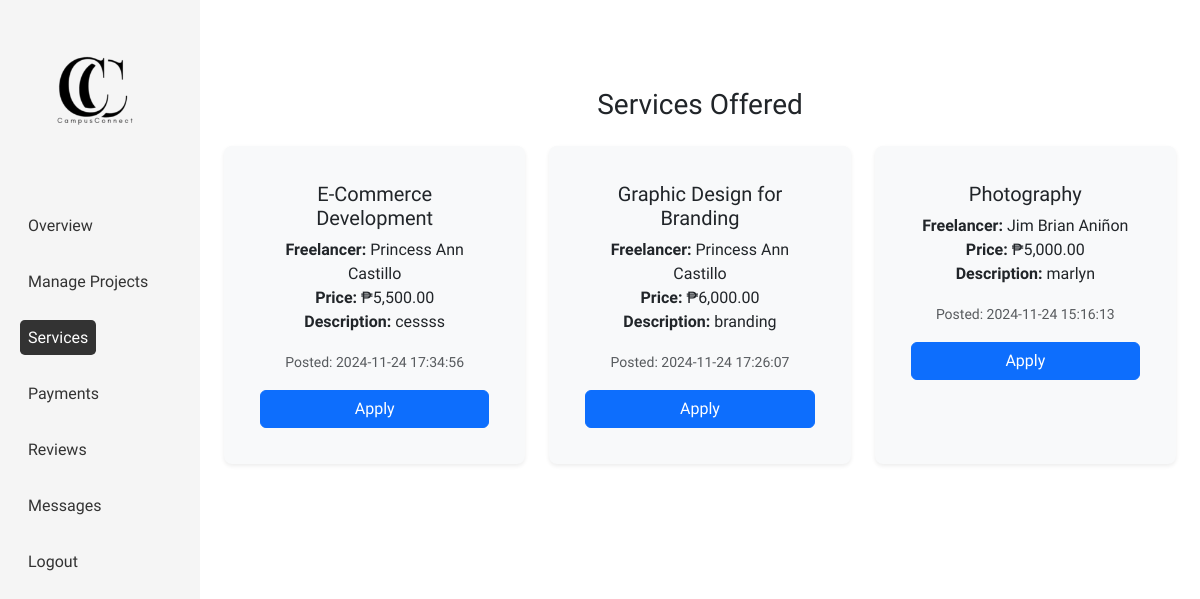
/client/services.php (signed in), run on an earlier commit of the app's database.
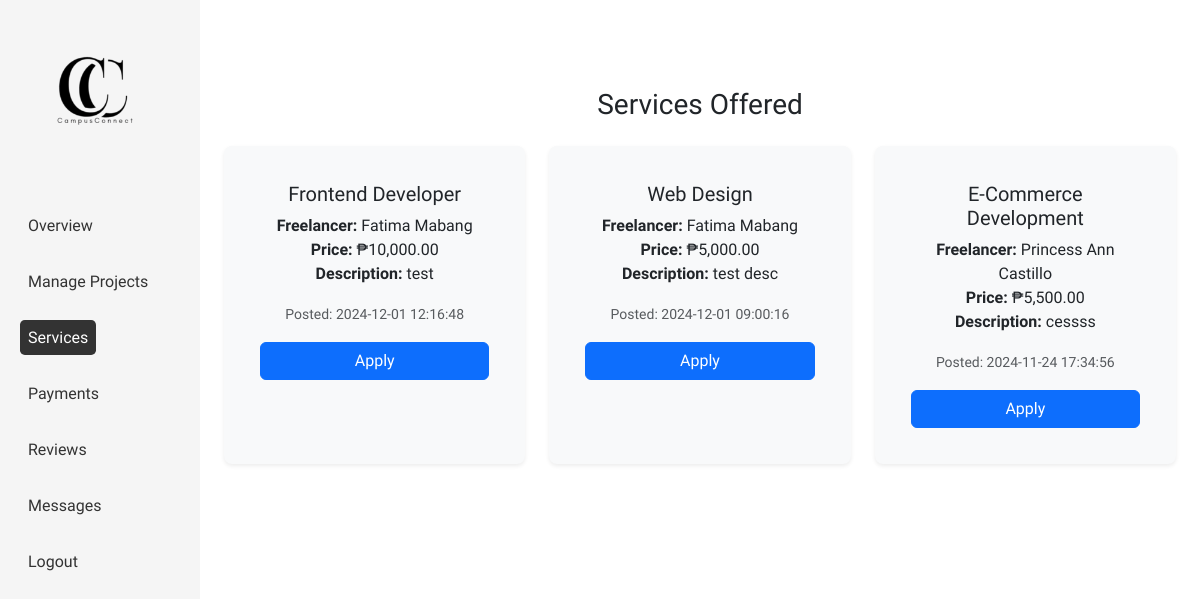
And on a later commit of the database.
### tables this page shows
CREATE TABLE `services` (
  `service_id` int(100) NOT NULL,
  `freelancer_id` int(100) NOT NULL,
  `title` varchar(100) NOT NULL,
  `description` text NOT NULL,
  `price` decimal(10,2) NOT NULL,
  `created_at` timestamp NOT NULL DEFAULT current_timestamp()
);

CREATE TABLE `users` (
  `user_id` int(100) NOT NULL,
  `first_name` varchar(50) NOT NULL,
  `last_name` varchar(50) NOT NULL,
  `username` varchar(50) NOT NULL,
  `email` varchar(50) NOT NULL,
  `password` varchar(255) NOT NULL,
  `user_type` enum('client','freelancer') NOT NULL,
  `created_at` timestamp NOT NULL DEFAULT current_timestamp() ON UPDATE current_timestamp()
);

### client/includes/services.php (the view, shortened to what this page needs)
<?php
require_once '../includes/connection.php';
$query = "
    SELECT s.service_id, s.title, s.description, s.price, u.first_name, u.last_name, s.created_at, s.freelancer_id
    FROM services s
    JOIN users u ON s.freelancer_id = u.user_id
    WHERE u.user_type = 'freelancer'
    ORDER BY s.created_at DESC LIMIT 3
";
$result = mysqli_query($conn, $query);
?>
<section class="py-5">
  <div class="container">
    <h3 class="text-center mb-4">Services Offered</h3>
    <div class="row row-cols-1 row-cols-md-3 g-4">
      <?php while ($row = mysqli_fetch_assoc($result)): ?>
        <div class="col">
          <div class="card border-0 shadow-sm h-100">
            <div class="card-body">
              <h5 class="card-title"><?php echo htmlspecialchars($row['title']); ?></h5>
              <ul class="list-unstyled">
                <li><strong>Freelancer:</strong> <?php echo htmlspecialchars($row['first_name'] . ' ' . $row['last_name']); ?></li>
                <li><strong>Price:</strong> ₱<?php echo number_format($row['price'], 2); ?></li>
                <li><strong>Description:</strong> <?php echo htmlspecialchars($row['description']); ?></li>
              </ul>
              <p class="text-muted">
                <small>Posted: <?php echo htmlspecialchars($row['created_at']); ?></small>
              </p>
              <form action="services.php" method="post">
                <button type="submit" name="apply_service" class="btn btn-primary w-100">Apply</button>
              </form>
            </div>
          </div>
        </div>
      <?php endwhile; ?>
    </div>
  </div>
</section>

What changed in the data, as far as the page shows it:
no longer on this page (row unchanged): services: title "Graphic Design for Branding", users.first_name+last_name "Princess Ann Castillo", price "6,000.00", description "branding", created_at "2024-11-24 17:26:07"
no longer on this page (row unchanged): services: title "Photography", users.first_name+last_name "Jim Brian Aniñon", price "5,000.00", description "marlyn", created_at "2024-11-24 15:16:13"
added services: title "Frontend Developer", users.first_name+last_name "Fatima Mabang", price "10,000.00", description "test", created_at "2024-12-01 12:16:48"
added services: title "Web Design", users.first_name+last_name "Fatima Mabang", price "5,000.00", description "test desc", created_at "2024-12-01 09:00:16"
